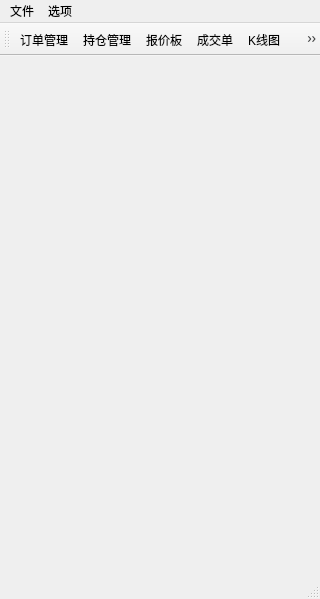
<?xml version="1.0" encoding="UTF-8"?>
<ui version="4.0">
 <class>TradeWidgetClass</class>
 <widget class="QMainWindow" name="TradeWidgetClass">
  <property name="windowModality">
   <enum>Qt::NonModal</enum>
  </property>
  <property name="geometry">
   <rect>
    <x>0</x>
    <y>0</y>
    <width>320</width>
    <height>599</height>
   </rect>
  </property>
  <property name="sizePolicy">
   <sizepolicy hsizetype="Expanding" vsizetype="Expanding">
    <horstretch>0</horstretch>
    <verstretch>0</verstretch>
   </sizepolicy>
  </property>
  <property name="windowTitle">
   <string>TickTrader</string>
  </property>
  <property name="windowIcon">
   <iconset resource="tradewidget.qrc">
    <normaloff>:/image/images/title.png</normaloff>:/image/images/title.png</iconset>
  </property>
  <widget class="QWidget" name="centralWidget">
   <property name="minimumSize">
    <size>
     <width>320</width>
     <height>0</height>
    </size>
   </property>
   <property name="maximumSize">
    <size>
     <width>9999</width>
     <height>16777215</height>
    </size>
   </property>
   <layout class="QHBoxLayout" name="horizontalLayout">
    <property name="leftMargin">
     <number>9</number>
    </property>
   </layout>
  </widget>
  <widget class="QStatusBar" name="statusBar"/>
  <widget class="QMenuBar" name="menuBar">
   <property name="geometry">
    <rect>
     <x>0</x>
     <y>0</y>
     <width>320</width>
     <height>26</height>
    </rect>
   </property>
   <widget class="QMenu" name="menu_file">
    <property name="title">
     <string>文件</string>
    </property>
    <addaction name="actionOrder"/>
    <addaction name="actionCM"/>
    <addaction name="priceAction"/>
    <addaction name="actionK"/>
    <addaction name="actionlogOut"/>
   </widget>
   <widget class="QMenu" name="menu">
    <property name="title">
     <string>选项</string>
    </property>
    <addaction name="configAction"/>
    <addaction name="passwordAction"/>
    <addaction name="helpAction"/>
   </widget>
   <addaction name="menu_file"/>
   <addaction name="menu"/>
  </widget>
  <widget class="QToolBar" name="toolBar">
   <property name="windowTitle">
    <string>工具栏</string>
   </property>
   <attribute name="toolBarArea">
    <enum>TopToolBarArea</enum>
   </attribute>
   <attribute name="toolBarBreak">
    <bool>false</bool>
   </attribute>
   <addaction name="actionOrder"/>
   <addaction name="actionCM"/>
   <addaction name="priceAction"/>
   <addaction name="dealAction"/>
   <addaction name="actionK"/>
   <addaction name="configAction"/>
  </widget>
  <action name="actionOrder">
   <property name="icon">
    <iconset resource="tradewidget.qrc">
     <normaloff>:/image/images/OE@22px.png</normaloff>:/image/images/OE@22px.png</iconset>
   </property>
   <property name="text">
    <string>订单管理</string>
   </property>
  </action>
  <action name="actionCM">
   <property name="icon">
    <iconset resource="tradewidget.qrc">
     <normaloff>:/image/images/CC@22px.png</normaloff>:/image/images/CC@22px.png</iconset>
   </property>
   <property name="text">
    <string>持仓管理</string>
   </property>
  </action>
  <action name="actionlogOut">
   <property name="icon">
    <iconset>
     <normalon>:/image/images/EXIT.png</normalon>
    </iconset>
   </property>
   <property name="text">
    <string>退出</string>
   </property>
  </action>
  <action name="helpAction">
   <property name="icon">
    <iconset>
     <normalon>:/image/images/help.png</normalon>
    </iconset>
   </property>
   <property name="text">
    <string>帮助</string>
   </property>
  </action>
  <action name="priceAction">
   <property name="icon">
    <iconset resource="tradewidget.qrc">
     <normaloff>:/image/images/price@22px.png</normaloff>
     <normalon>:/image/images/price@22px.png</normalon>:/image/images/price@22px.png</iconset>
   </property>
   <property name="text">
    <string>报价板</string>
   </property>
  </action>
  <action name="tradeAction">
   <property name="icon">
    <iconset>
     <normalon>:/image/images/trade.png</normalon>
    </iconset>
   </property>
   <property name="text">
    <string>下单</string>
   </property>
  </action>
  <action name="configAction">
   <property name="icon">
    <iconset>
     <normalon>:/image/images/config.png</normalon>
     <disabledon>:/image/images/config.png</disabledon>
    </iconset>
   </property>
   <property name="text">
    <string>设置</string>
   </property>
  </action>
  <action name="passwordAction">
   <property name="icon">
    <iconset resource="tradewidget.qrc">
     <normaloff>:/image/images/pass.png</normaloff>:/image/images/pass.png</iconset>
   </property>
   <property name="text">
    <string>更改密码</string>
   </property>
  </action>
  <action name="dealAction">
   <property name="icon">
    <iconset resource="tradewidget.qrc">
     <normaloff>:/image/images/deal@22px.png</normaloff>
     <normalon>:/image/images/deal@22px.png</normalon>:/image/images/deal@22px.png</iconset>
   </property>
   <property name="text">
    <string>成交单</string>
   </property>
  </action>
  <action name="actionK">
   <property name="icon">
    <iconset>
     <normalon>:/image/images/K.png</normalon>
    </iconset>
   </property>
   <property name="text">
    <string>K线图</string>
   </property>
  </action>
 </widget>
 <layoutdefault spacing="6" margin="11"/>
 <resources>
  <include location="tradewidget.qrc"/>
 </resources>
 <connections/>
</ui>
